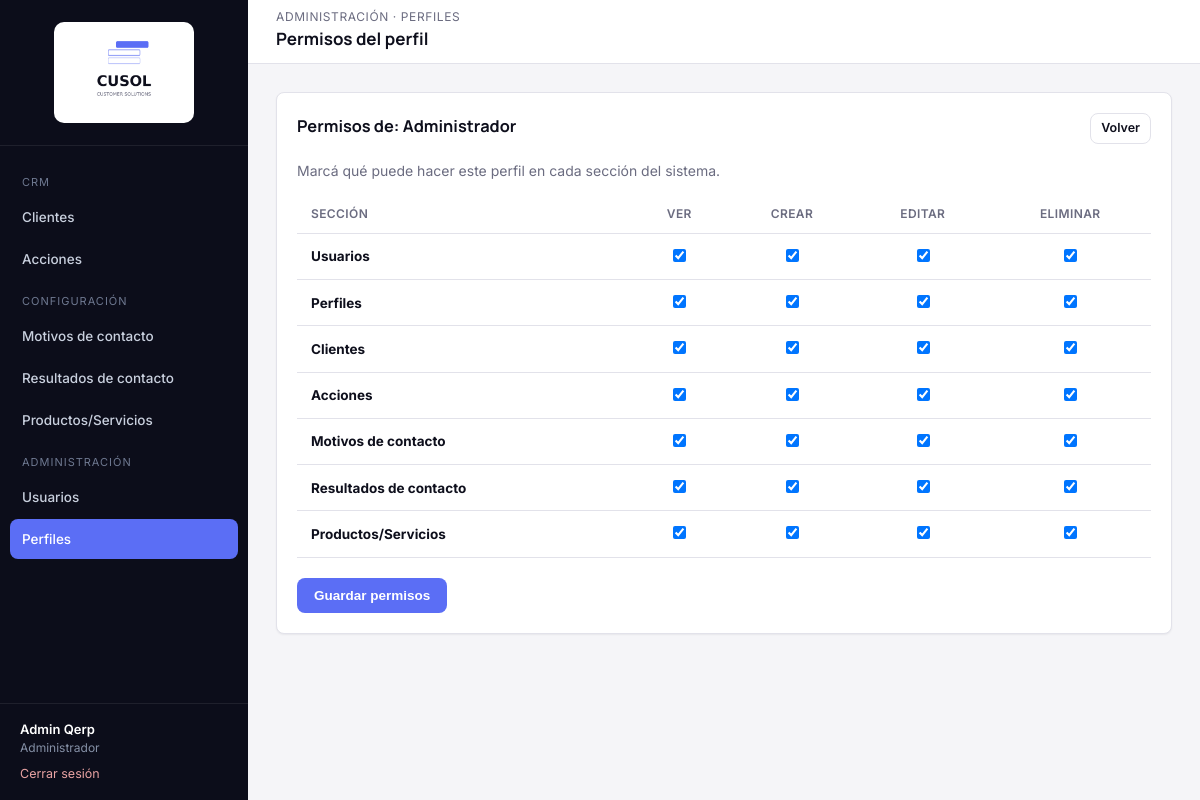
Screenshot of /modules/perfiles/permisos.php?id=1 (signed in) with the database file from the repository.
### tables this page shows
CREATE TABLE qerp_secciones (
  id INT PRIMARY KEY AUTO_INCREMENT,
  nombre VARCHAR(100) NOT NULL,
  slug VARCHAR(100) NOT NULL UNIQUE,
  icono VARCHAR(50) DEFAULT NULL,
  grupo VARCHAR(50) NOT NULL DEFAULT 'General',
  orden INT DEFAULT 0
);

CREATE TABLE qerp_perfiles (
  id INT PRIMARY KEY AUTO_INCREMENT,
  nombre VARCHAR(50) NOT NULL,
  descripcion VARCHAR(255) DEFAULT NULL,
  activo TINYINT(1) NOT NULL DEFAULT 1,
  solo_ve_sus_clientes TINYINT(1) NOT NULL DEFAULT 0,
  creado_en DATETIME DEFAULT CURRENT_TIMESTAMP
);

CREATE TABLE qerp_perfil_permisos (
  perfil_id INT NOT NULL,
  seccion_id INT NOT NULL,
  ver TINYINT(1) NOT NULL DEFAULT 0,
  crear TINYINT(1) NOT NULL DEFAULT 0,
  editar TINYINT(1) NOT NULL DEFAULT 0,
  eliminar TINYINT(1) NOT NULL DEFAULT 0,
  PRIMARY KEY (perfil_id, seccion_id),
  FOREIGN KEY (perfil_id) REFERENCES qerp_perfiles(id) ON DELETE CASCADE,
  FOREIGN KEY (seccion_id) REFERENCES qerp_secciones(id) ON DELETE CASCADE
);

### includes/funciones.php (called while the page is built, shortened)
<?php
function estaLogueado(): bool
{
    return isset($_SESSION['usuario_id']);
}
function usuarioActual(): ?array
{
    return [
        'id'         => $_SESSION['usuario_id'],
        'nombre'     => $_SESSION['usuario_nombre'],
        'apellido'   => $_SESSION['usuario_apellido'],
        'mail'       => $_SESSION['usuario_mail'],
        'perfil_id'  => $_SESSION['perfil_id'],
        'perfil'     => $_SESSION['perfil_nombre'],
    ];
}
function tienePermiso(PDO $pdo, string $slugSeccion, string $accion = 'ver'): bool
{
    $accionesValidas = ['ver', 'crear', 'editar', 'eliminar'];
    static $cache = [];
    $clave = $_SESSION['perfil_id'] . '-' . $slugSeccion;
    if (!isset($cache[$clave])) {
        $stmt = $pdo->prepare(
            "SELECT pp.ver, pp.crear, pp.editar, pp.eliminar
             FROM qerp_perfil_permisos pp
             INNER JOIN qerp_secciones s ON s.id = pp.seccion_id
             WHERE pp.perfil_id = :perfil_id AND s.slug = :slug
             LIMIT 1"
        );
        $stmt->execute([
            ':perfil_id' => $_SESSION['perfil_id'],
            ':slug'      => $slugSeccion,
        ]);
        $cache[$clave] = $stmt->fetch() ?: ['ver' => 0, 'crear' => 0, 'editar' => 0, 'eliminar' => 0];
    }
    return (bool) $cache[$clave][$accion];
}
function requerirPermiso(PDO $pdo, string $slugSeccion, string $accion = 'ver'): void
{
    if (!tienePermiso($pdo, $slugSeccion, $accion)) {
        http_response_code(403);
        include __DIR__ . '/../includes/403.php';
        exit;
    }
}
function e(?string $valor): string
{
    return htmlspecialchars($valor ?? '', ENT_QUOTES, 'UTF-8');
}
function obtenerSeccionesMenu(PDO $pdo): array
{
    $stmt = $pdo->query('SELECT * FROM qerp_secciones ORDER BY orden ASC');
    return $stmt->fetchAll();
}

### modules/perfiles/permisos.php (the view, shortened to what this page needs)
<?php
require_once __DIR__ . '/../../config/conexion.php';
require_once __DIR__ . '/../../includes/funciones.php';
requerirPermiso($pdo, 'perfiles', 'editar');
$slugSeccionActual = 'perfiles';
$id = (int) ($_GET['id'] ?? 0);
$stmt = $pdo->prepare('SELECT * FROM qerp_perfiles WHERE id = :id');
$stmt->execute([':id' => $id]);
$perfil = $stmt->fetch();
$secciones = $pdo->query('SELECT * FROM qerp_secciones ORDER BY orden')->fetchAll();
$stmt = $pdo->prepare('SELECT * FROM qerp_perfil_permisos WHERE perfil_id = :id');
$stmt->execute([':id' => $id]);
$permisosActuales = [];
foreach ($stmt->fetchAll() as $row) {
    $permisosActuales[$row['seccion_id']] = $row;
}
include __DIR__ . '/../../includes/header.php';
?>
<div class="card">
    <div class="card-header">
        <h3>Permisos de: <?= e($perfil['nombre']) ?></h3>
        <a href="index.php" class="btn btn-outline btn-sm">Volver</a>
    </div>
    <p style="color:var(--muted); margin-top:0;">
        Marcá qué puede hacer este perfil en cada sección del sistema.
    </p>
    <form method="post">
        <div class="tabla-responsive">
        <table class="tabla-qerp">
            <thead>
                <tr>
                    <th>Sección</th>
                    <th style="text-align:center;">Ver</th>
                    <th style="text-align:center;">Crear</th>
                    <th style="text-align:center;">Editar</th>
                    <th style="text-align:center;">Eliminar</th>
                </tr>
            </thead>
            <tbody>
                <?php foreach ($secciones as $s):
                    $actual = $permisosActuales[$s['id']] ?? ['ver' => 0, 'crear' => 0, 'editar' => 0, 'eliminar' => 0];
                ?>
                <tr>
                    <td><strong><?= e($s['nombre']) ?></strong></td>
                    <?php foreach (['ver', 'crear', 'editar', 'eliminar'] as $accion): ?>
                        <td style="text-align:center;">
                            <input type="checkbox" style="width:auto;"
                                   name="permiso[<?= (int) $s['id'] ?>][<?= $accion ?>]"
                                   <?= $actual[$accion] ? 'checked' : '' ?>>
                        </td>
                    <?php endforeach; ?>
                </tr>
                <?php endforeach; ?>
            </tbody>
        </table>
        </div>
        <div style="display:flex; gap:10px; margin-top:20px;">
            <button type="submit" class="btn btn-primary">Guardar permisos</button>
        </div>
    </form>
</div>
<?php include __DIR__ . '/../../includes/footer.php'; ?>

### includes/sidebar.php (shortened to what this page needs)
<?php
$usuario = usuarioActual();
$secciones = obtenerSeccionesMenu($pdo);
$slugActual = $slugSeccionActual ?? '';
$grupos = [];
foreach ($secciones as $s) {
    $grupos[$s['grupo'] ?? 'General'][] = $s;
}
$ordenGrupos = ['CRM', 'Configuración', 'Administración'];
?>
<aside class="qerp-sidebar" id="qerpSidebar">
    <div class="brand">
        <img src="<?= QERP_URL_BASE ?>/assets/img/logo-cusol.png" alt="CUSOL" class="logo-sidebar">
    </div>
    <nav class="qerp-nav">
        <?php foreach ($ordenGrupos as $grupo): ?>
            <?php
                $items = array_filter($grupos[$grupo] ?? [], fn($s) => tienePermiso($pdo, $s['slug'], 'ver'));
            ?>
            <div class="seccion-titulo"><?= e($grupo) ?></div>
            <?php foreach ($items as $s): ?>
                <a href="<?= QERP_URL_BASE ?>/modules/<?= e($s['slug']) ?>/index.php"
                   class="<?= $slugActual === $s['slug'] ? 'activo' : '' ?>">
                    <?= e($s['nombre']) ?>
                </a>
            <?php endforeach; ?>
        <?php endforeach; ?>
    </nav>
    <div class="usuario-box">
        <div class="nombre"><?= e($usuario['nombre'] . ' ' . $usuario['apellido']) ?></div>
        <div class="perfil"><?= e($usuario['perfil']) ?></div>
        <a class="salir" href="<?= QERP_URL_BASE ?>/login/logout.php">Cerrar sesión</a>
    </div>
</aside>

### assets/css/style.css (style rules this page uses)
:root { --bg: #F5F5F8; --surface: #FFFFFF; --ink: #0E0F1C; --muted: #6B6C80; --border: #E2E2EA; --navy: #0C0D1A; --navy-light: #1B1D2E; --navy-hover: #262940; --accent: #5B6EF5; --accent-light: #ECEEFE; --accent-hover: #3A4FD4; --danger: #DC2626; --danger-light: #FDECEC; --success: #15803D; --success-light: #E9F7EE; --warning: #B45309; --warning-light: #FEF3E2; --radius: 8px; --shadow-sm: 0 1px 2px rgba(16, 24, 38, 0.06); --shadow-md: 0 4px 16px rgba(16, 24, 38, 0.08); --sidebar-w: 248px; --header-h: 64px; }
* { box-sizing: border-box; }
html, body { margin: 0; padding: 0; background: var(--bg); color: var(--ink); font-family: 'Inter', -apple-system, BlinkMacSystemFont, 'Segoe UI', sans-serif; font-size: 14px; line-height: 1.5; }
h1, h2, h3, h4 { font-family: 'Manrope', 'Inter', sans-serif; font-weight: 700; color: var(--ink); margin: 0 0 4px 0; }
a { color: var(--accent); text-decoration: none; }
.qerp-sidebar { width: var(--sidebar-w); background: var(--navy); color: #C9D0DE; flex-shrink: 0; position: fixed; top: 0; left: 0; bottom: 0; display: flex; flex-direction: column; }
.qerp-sidebar .brand { display: flex; align-items: center; justify-content: center; padding: 22px 20px; border-bottom: 1px solid rgba(255,255,255,0.08); }
.logo-sidebar { width: 140px; height: auto; background: #fff; border-radius: 10px; padding: 10px 12px; }
.qerp-nav { padding: 16px 10px; flex: 1; overflow-y: auto; }
.qerp-nav .seccion-titulo { text-transform: uppercase; font-size: 11px; letter-spacing: 1px; color: #6E7890; padding: 12px 12px 6px; }
.qerp-nav a { display: flex; align-items: center; gap: 10px; padding: 10px 12px; border-radius: var(--radius); color: #C9D0DE; font-weight: 500; font-size: 13.5px; margin-bottom: 2px; }
.qerp-nav a.activo { background: var(--accent); color: #fff; }
.qerp-sidebar .usuario-box { padding: 16px 20px; border-top: 1px solid rgba(255,255,255,0.08); font-size: 13px; }
.qerp-sidebar .usuario-box .nombre { color: #fff; font-weight: 600; }
.qerp-sidebar .usuario-box .perfil { color: #8590A6; font-size: 12px; }
.qerp-sidebar .usuario-box a.salir { display: inline-block; margin-top: 8px; color: #E9A3A3; font-size: 12.5px; }
.card { position: relative; background: var(--surface); border: 1px solid var(--border); border-radius: var(--radius); box-shadow: var(--shadow-sm); padding: 20px; }
.card-header { display: flex; align-items: center; justify-content: space-between; margin-bottom: 16px; }
.btn { display: inline-flex; align-items: center; gap: 6px; padding: 9px 16px; border-radius: var(--radius); border: 1px solid transparent; font-size: 13.5px; font-weight: 600; cursor: pointer; text-decoration: none !important; }
.btn-primary { background: var(--accent); color: #fff; }
.btn-outline { background: transparent; border-color: var(--border); color: var(--ink); }
.btn-sm { padding: 5px 10px; font-size: 12.5px; }
table.tabla-qerp { width: 100%; border-collapse: collapse; font-size: 13.5px; }
.tabla-qerp th { text-align: left; color: var(--muted); font-weight: 600; font-size: 12px; text-transform: uppercase; letter-spacing: 0.4px; padding: 10px 14px; border-bottom: 1px solid var(--border); }
.tabla-qerp td { padding: 12px 14px; border-bottom: 1px solid var(--border); color: var(--ink); }
.tabla-responsive { overflow-x: auto; }

### rows the page displays
qerp_secciones: nombre "Clientes", id.crear "☑", id.editar "☑", id.eliminar "☑"
qerp_secciones: nombre "Acciones", id.crear "☑", id.editar "☑", id.eliminar "☑"
qerp_secciones: nombre "Motivos de contacto", id.crear "☑", id.editar "☑", id.eliminar "☑"
qerp_secciones: nombre "Resultados de contacto", id.crear "☑", id.editar "☑", id.eliminar "☑"
qerp_secciones: nombre "Productos/Servicios", id.crear "☑", id.editar "☑", id.eliminar "☑"
qerp_secciones: nombre "Usuarios", id.crear "☑", id.editar "☑", id.eliminar "☑"
qerp_secciones: nombre "Perfiles", id.crear "☑", id.editar "☑", id.eliminar "☑"
qerp_perfiles: nombre "Administrador"
qerp_perfil_permisos: ver "☑"
qerp_perfil_permisos: ver "☑"
qerp_perfil_permisos: ver "☑"
qerp_perfil_permisos: ver "☑"
qerp_perfil_permisos: ver "☑"
qerp_perfil_permisos: ver "☑"
qerp_perfil_permisos: ver "☑"

### other values shown
$grupo "CRM"
$grupo "CONFIGURACIÓN"
$grupo "ADMINISTRACIÓN"
$usuario['nombre'] . ' ' . $usuario['apellido'] "Admin Qerp"
$eyebrowPagina "ADMINISTRACIÓN · PERFILES"
$tituloPagina "Permisos del perfil"
